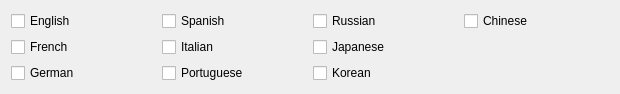
                     <widget class="QWidget" name="scrollAreaWidgetContents">
                      <property name="geometry">
                       <rect>
                        <x>0</x>
                        <y>0</y>
                        <width>620</width>
                        <height>84</height>
                       </rect>
                      </property>
                      <layout class="QGridLayout" name="gridLayout_6">
                       <item row="0" column="2">
                        <widget class="QCheckBox" name="russianCheckBox">
                         <property name="text">
                          <string>Russian</string>
                         </property>
                        </widget>
                       </item>
                       <item row="2" column="2">
                        <widget class="QCheckBox" name="koreanCheckBox">
                         <property name="text">
                          <string>Korean</string>
                         </property>
                        </widget>
                       </item>
                       <item row="2" column="1">
                        <widget class="QCheckBox" name="portugueseCheckBox">
                         <property name="text">
                          <string>Portuguese</string>
                         </property>
                        </widget>
                       </item>
                       <item row="2" column="0">
                        <widget class="QCheckBox" name="germanCheckBox">
                         <property name="text">
                          <string>German</string>
                         </property>
                        </widget>
                       </item>
                       <item row="1" column="1">
                        <widget class="QCheckBox" name="italianCheckBox">
                         <property name="text">
                          <string>Italian</string>
                         </property>
                        </widget>
                       </item>
                       <item row="0" column="0">
                        <widget class="QCheckBox" name="englishCheckBox">
                         <property name="text">
                          <string>English</string>
                         </property>
                        </widget>
                       </item>
                       <item row="0" column="1">
                        <widget class="QCheckBox" name="spanishCheckBox">
                         <property name="text">
                          <string>Spanish</string>
                         </property>
                        </widget>
                       </item>
                       <item row="1" column="0">
                        <widget class="QCheckBox" name="frenchCheckBox">
                         <property name="text">
                          <string>French</string>
                         </property>
                        </widget>
                       </item>
                       <item row="1" column="2">
                        <widget class="QCheckBox" name="japaneseCheckBox">
                         <property name="text">
                          <string>Japanese</string>
                         </property>
                        </widget>
                       </item>
                       <item row="0" column="3">
                        <widget class="QCheckBox" name="chineseCheckBox">
                         <property name="text">
                          <string>Chinese</string>
                         </property>
                        </widget>
                       </item>
                      </layout>
                     </widget>
